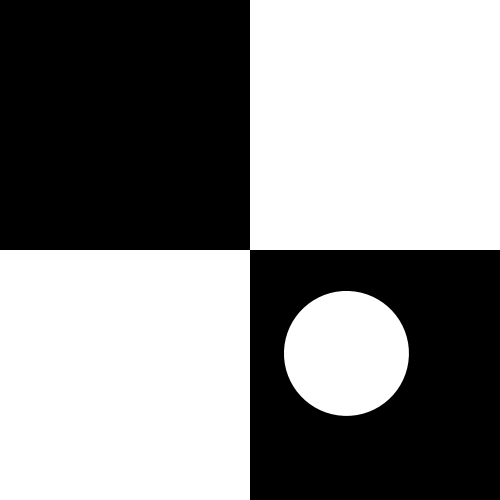
Frame 1 (no input)
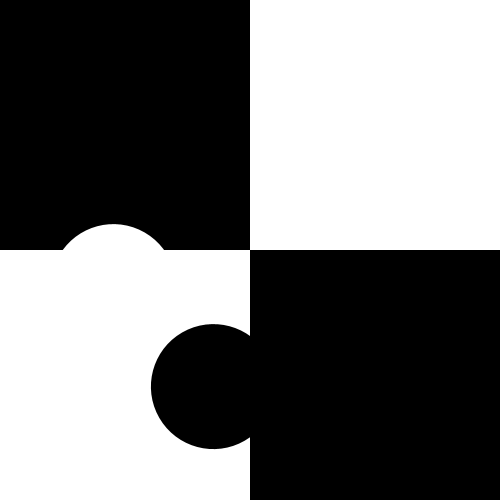
Frame 60 (the mouse pressed at the canvas centre just before this capture)
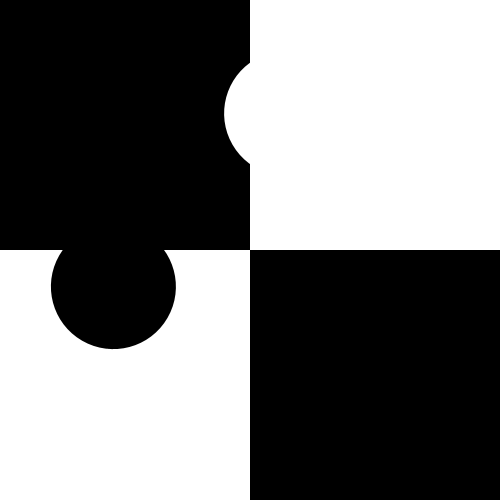
Frame 120 (the mouse held since frame 60 and released just before this capture)

The Processing sketch that drew these frames (run headless with seeded random() and noise(); from frame 60 on, the mouse is pressed at the canvas centre):

// Processing sketch: Derouault_Charly_02
// ── Derouault_Charly_02.pde
int compteur;

void setup() {
  size(500, 500);
  //frameRate(100);
  stroke(255);
  smooth();

  compteur = 0;
}

void draw() {
  
  noStroke();
  
  compteur = compteur + 1;

  fill(0, 0, 0);
  rect(0, 0, width, height);

  fill(255, 255, 255);
  rect(0, height/2, width/2, height/2);
  rect(width/2, 0, width/2, height/2);

  fill(0, 0, 0);
  translate(250, 250);
  rotate(radians(compteur));
  ellipse(100, 100, 125, 125);
  
  fill(255, 255, 255);
  compteur = compteur + 0;
  rotate(radians(compteur));

  fill(0, 0, 0);
  //rect(0, 0, width/2, height/2); // i prefer without
  rect(width/2, height/2, width/2, height/2);

  fill(255, 255, 255);
  ellipse(100, 100, 125, 125);

}
